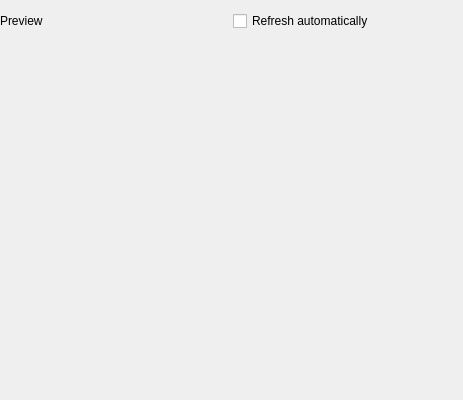
<?xml version="1.0" encoding="UTF-8"?>
<ui version="4.0">
 <class>Form</class>
 <widget class="QWidget" name="Form">
  <property name="geometry">
   <rect>
    <x>0</x>
    <y>0</y>
    <width>463</width>
    <height>400</height>
   </rect>
  </property>
  <property name="windowTitle">
   <string>Form</string>
  </property>
  <layout class="QGridLayout" name="gridLayout">
   <property name="leftMargin">
    <number>0</number>
   </property>
   <property name="rightMargin">
    <number>4</number>
   </property>
   <item row="0" column="0">
    <widget class="QLabel" name="label">
     <property name="text">
      <string>Preview</string>
     </property>
    </widget>
   </item>
   <item row="0" column="1">
    <widget class="QCheckBox" name="cbAutoPreview">
     <property name="text">
      <string>Refresh automatically</string>
     </property>
    </widget>
   </item>
   <item row="1" column="0" colspan="2">
    <widget class="Qutepart" name="editor" native="true">
     <property name="sizePolicy">
      <sizepolicy hsizetype="Expanding" vsizetype="Expanding">
       <horstretch>0</horstretch>
       <verstretch>0</verstretch>
      </sizepolicy>
     </property>
    </widget>
   </item>
  </layout>
 </widget>
 <customwidgets>
  <customwidget>
   <class>Qutepart</class>
   <extends>QWidget</extends>
   <header location="global">qutepart</header>
   <container>1</container>
  </customwidget>
 </customwidgets>
 <resources/>
 <connections/>
</ui>
